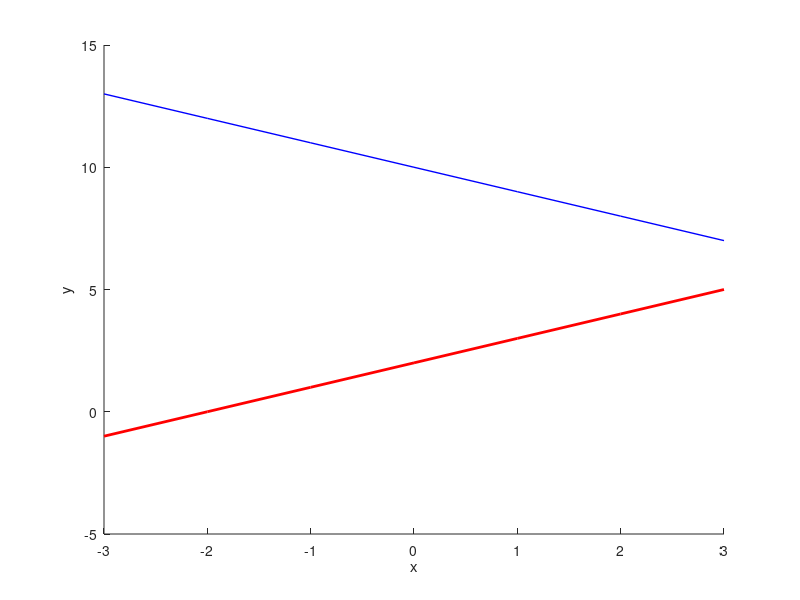

Write MATLAB code to recreate this figure.
% Título: Límites
% Descripción: Script para graficar los límites de una función
% Autor: Luis Eeduardo Cerda Mendoza (LuisEduardoCerdaMendoza) luis270502@outlook.com 
% Fecha: 22/06/21

%Limpiamos variables
clear

%Agregamos los intervalos
x = [-3: 1: 3]

%Escribimos las funciones que se utilizarán
y = (x+2)
yd = (10-x)

%Este nos servirá para graficar varias funciones en una sola gráfica
hold on;

%Declaramos variables y le asignamos un valor de una función a cada una
p1= plot(x,y);
p2= plot(x,yd);

%Se le asignan colores a las lineas de las funciones.
set(p1,'Color','red','LineWidth',2)
set(p2,'Color','blue','LineWidth',1)

%Se le asignan etiquetas a la gráfica
xlabel("x");
ylabel("y");

%Se cierra el hold off
hold off;
